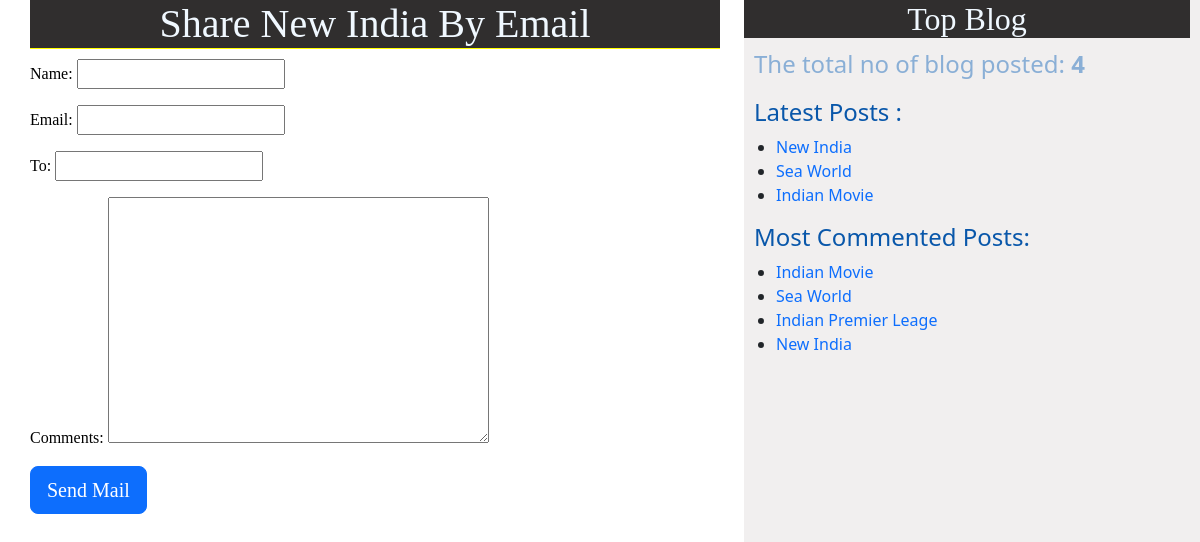
The app's page /5/share/ with its own data.
### blog/models.py (models this page shows, shortened)
class Post(models.Model):
    STATUS_CHOICES = (('draft', 'Draft'),('published', 'Published'))
    title = models.CharField(max_length = 256)
    slug = models.SlugField(max_length = 264, unique_for_date = 'publish')
    author = models.ForeignKey(User, related_name = 'blog_posts', on_delete=models.CASCADE)
    body = models.TextField()
    publish = models.DateTimeField(default = timezone.now)
    created = models.DateTimeField(auto_now_add = True)
    updated = models.DateTimeField(auto_now = True)
    status = models.CharField(max_length = 10, choices = STATUS_CHOICES, default = 'draft')
    objects=CustomManager()
    tag = TaggableManager()
    class Meta:
        ordering = ('-publish',)
    def get_absolute_url(self):
        return reverse('post_detail',
                        args=[self.publish.year,
                        self.publish.strftime('%m'),
                        self.publish.strftime('%d'),
                        self.slug])

### blog/views.py (the view)
# urls.py: path('<int:id>/share/', views.mail_send_view),
def mail_send_view(request, id):
    post=get_object_or_404(Post, id=id, status='published')
    sent = False
    if request.method=='POST':
        form=EmailSendForm(request.POST)
        if form.is_valid():
            cd = form.cleaned_data
            subject='{}({}) recommends you to read "{}"'.format(cd['name'],cd['email'],post.title)
            post_url=request.build_absolute_uri(post.get_absolute_url())
            message='Read Post At:\n {}\n\n{}\'s Comments:\n{}'.format(post_url, cd['name'],cd['comments'])
            send_mail(subject, message, 'krishna993344@gmail.com', [cd['to']])
            sent=True
    else:
        form=EmailSendForm()
    return render(request, 'blog/sharebyemail.html', {'form':form, 'post':post, 'sent':sent})

### blog/forms.py
class EmailSendForm(forms.Form):
    name=forms.CharField()
    email=forms.EmailField()
    to=forms.EmailField()
    comments=forms.CharField(required=False, widget=forms.Textarea)

### blog/models.py (called while the page is built)
    def get_queryset(self):
        return super().get_queryset().filter(status='published')

### blog/templatetags/blog_tags.py (called while the page is built)
@register.simple_tag
def total_posts():
    return Post.objects.count()

@register.inclusion_tag('blog/latest_post.html')
def show_latest_posts():
    latest_posts=Post.objects.order_by('-publish')[:3]
    return {'latest_posts':latest_posts}

@register.simple_tag
def get_most_commented_posts(count=5):
    return Post.objects.annotate(total_comments=Count('comments')).order_by('-total_comments')[:count]

### templates/blog/sharebyemail.html (shortened to what this page needs)
 {% extends 'blog/base.html' %}
 {% block content %}
 {% if sent %}
    <h1>Email sent Successfully...</h1>
    <h2>Post with title: {{post.title}}</h2>
 {% else %}
 <h1>Share {{post.title}} By Email</h1>
 <form method="POST">
    {{form.as_p}}
    <input type="submit" class="btn btn-primary btn-lg" value="Send Mail">
 </form>
 {% endif %}
 {% endblock %}

### templates/blog/base.html (shortened to what this page needs)
<!DOCTYPE html>
{% load blog_tags %}
{% load static %}
<html lang="en">
<head>
    <link rel="stylesheet" href="https://cdn.jsdelivr.net/npm/bootstrap@5.3.2/dist/css/bootstrap.min.css">
    <link rel="stylesheet" href="{% static './blog/post.css' %}">
</head>
<body>
    <div class="content">
        {% block content %}
        {% endblock %}
    </div>
    <div class="sidebar">
        <h2>Top Blog</h2>
        <p class="count">The total no of blog posted: <b>{% total_posts %}</b></p>
        <h4>Latest Posts :</h4> {% show_latest_posts %}
        <h4>Most Commented Posts:</h4>
        {% get_most_commented_posts as most_commented_posts %}
        <ul>
            {% for post in most_commented_posts %}
            <li><a href="{{post.get_absolute_url}}">{{post.title}}</a></li>
            {% endfor %}
        </ul>
    </div>
</body>
</html>

### templates/blog/latest_post.html
<ul>
    {% for post in latest_posts %}
    <li><a href="{{post.get_absolute_url}}">{{post.title}}</a></li>
    {% endfor %}
</ul>

### statics/blog/post.css (style rules this page uses)
.content { color:black; width: 60%; float: left; padding: 0 0 0 30px; background-color: white; max-height: 100%; font-family: 'Times New Roman', Times, serif; }
.sidebar { background-color: rgb(241, 239, 239); width: 38%; float: right; height: 100vh; padding-right: 10px; }
h1 { background-color: rgb(48, 46, 46); color: aliceblue; font-family: cursive; text-align: center; border-bottom: 1px solid yellow; margin-bottom: 10px; }
h2 { text-align: center; background-color: rgb(48, 46, 46); font-family: cursive; color: aliceblue; }
a { text-decoration: none; position: relative; }
a::after { content: ''; position: absolute; left: 0; bottom: -2px; width: 100%; height: 2px; background-color: #007bff; visibility: hidden; transform: scaleX(0); transition: all 0.3s ease-in-out; }
.count { font-size: x-large; color: #8aafd6; padding-left: 10px; }
h4 { color: #0957aa; padding-left: 10px; }

### records on screen
Post: title "New India"
Post: title "Sea World"
Post: title "Indian Movie"
Post: title "Indian Premier Leage"
